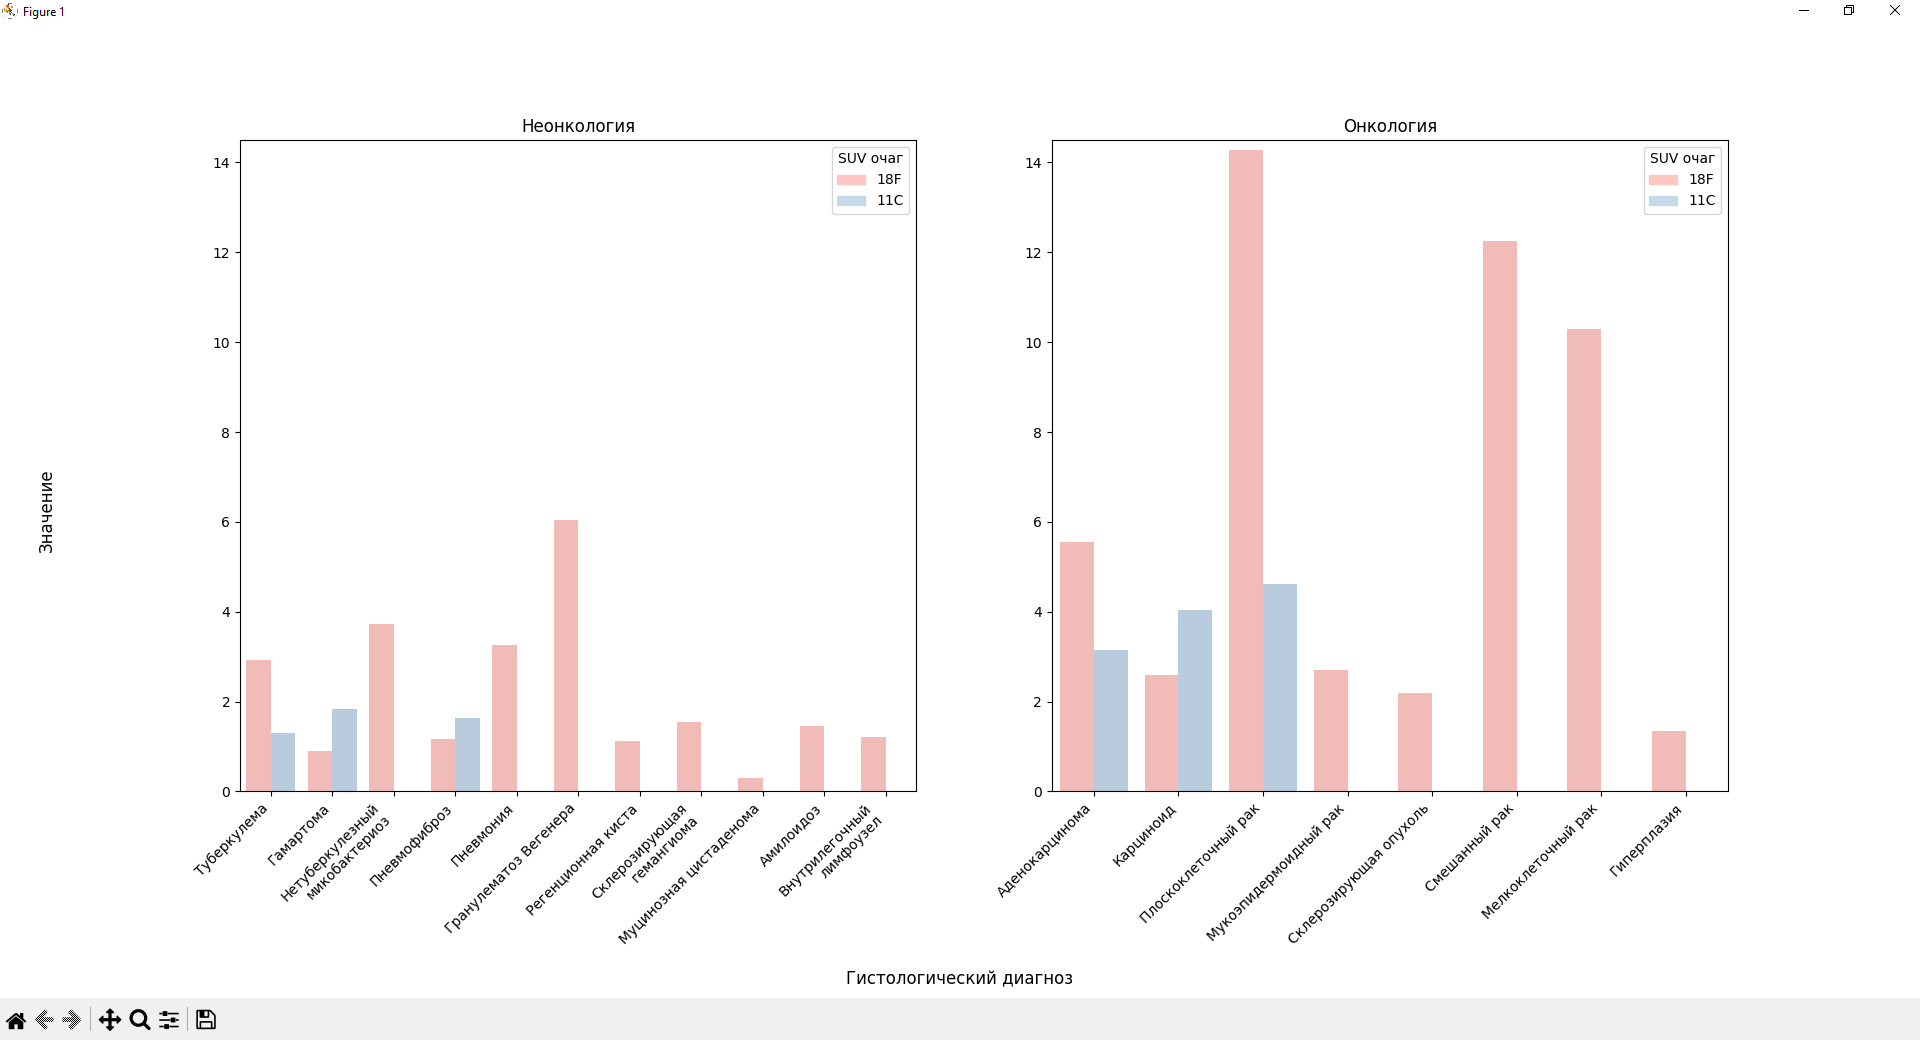

Write Python code to recreate this figure.
import pandas as pd
import numpy as np
import seaborn as sns
import matplotlib.pyplot as plt
import matplotlib.patches as mpatches

hyst = "Гистологический диагноз"
onk = "Онк/Неонк"
hystVals = [1, 2, 3, 4, 5, 6, 7, 8, 9, 10, 12, 13, 14, 15, 16, 17, 19, 20, 23]
hystOnk = [1, 2, 3, 6, 12, 13, 14, 15]
hystNonOnk = [4, 5, 7, 8, 9, 10, 16, 17, 19, 20, 23]
hystDict = { 1: "Аденокарцинома", 2: "Карциноид", 3: "Плоскоклеточный рак", 4: "Туберкулема", 5: "Гамартома",
             6: "Мукоэпидермоидный рак", 7: "Нетуберкулезный\nмикобактериоз", 8: "Пневмофиброз",
             9: "Пневмония", 10: "Гранулематоз Вегенера",
             12: "Склерозирующая опухоль", 13: "Смешанный рак", 14: "Мелкоклеточный рак", 15: "Гиперплазия",
             16: "Регенционная киста", 17: "Склерозирующая\nгемангиома", 19: "Муцинозная цистаденома",
             20: "Амилоидоз", 23: "Внутрилегочный\nлимфоузел" }
suvOchF = "SUVочаг_18F"
suvOchC = "SUVочаг_11С"

df = pd.read_excel("Data_exam.xlsx", header=1)
pd.set_option('display.max_columns', None)

tmpDF = df[[hyst, suvOchF, suvOchC]]

newC = []
for i in range(len(tmpDF)):
    newVal = tmpDF.iloc[i, 2]
    if type(newVal) == str:
        newVal = np.NaN
    newC.append(newVal)

tmpDF.iloc[:, 2] = newC

suvMeanNonOnk = pd.DataFrame({ hyst: [hystDict[x] for x in hystNonOnk],
                               suvOchF: [tmpDF[tmpDF[hyst] == x][suvOchF].dropna().mean() for x in hystNonOnk],
                               suvOchC: [tmpDF[tmpDF[hyst] == x][suvOchC].dropna().mean() for x in hystNonOnk]}).fillna(0)
suvMeanNonOnk = pd.melt(suvMeanNonOnk, id_vars=[hyst], value_vars=[suvOchF, suvOchC])

suvMeanOnk = pd.DataFrame({ hyst: [hystDict[x] for x in hystOnk],
                            suvOchF: [tmpDF[tmpDF[hyst] == x][suvOchF].dropna().mean() for x in hystOnk],
                            suvOchC: [tmpDF[tmpDF[hyst] == x][suvOchC].dropna().mean() for x in hystOnk]}).fillna(0)
suvMeanOnk = pd.melt(suvMeanOnk, id_vars=[hyst], value_vars=[suvOchF, suvOchC])

colors = [[252 / 255, 198 / 255, 194 / 255], [198 / 255, 217 / 255, 234 / 255]]

fig, axes = plt.subplots(1, 2)
axes[0].set_title("Неонкология")
axes[1].set_title("Онкология")
g1 = sns.barplot(ax=axes[0], data=suvMeanNonOnk, x=hyst, y="value", hue="variable", palette="Pastel1")
g2 = sns.barplot(ax=axes[1], data=suvMeanOnk, x=hyst, y="value", hue="variable", palette="Pastel1")
g1.set_xticklabels(labels=[hystDict[x] for x in hystNonOnk], rotation=45, horizontalalignment="right")
g2.set_xticklabels(labels=[hystDict[x] for x in hystOnk], rotation=45, horizontalalignment="right")
g1.set(ylim=(0.0, 14.5), xlabel="", ylabel="")
g2.set(ylim=(0.0, 14.5), xlabel="", ylabel="")
fig.supxlabel(hyst)
fig.supylabel("Значение")
patches = [mpatches.Patch(color=colors[0], label="18F"),
           mpatches.Patch(color=colors[1], label="11C")]
g1.legend(handles=patches, title="SUV очаг")
g2.legend(handles=patches, title="SUV очаг")
plt.show()
